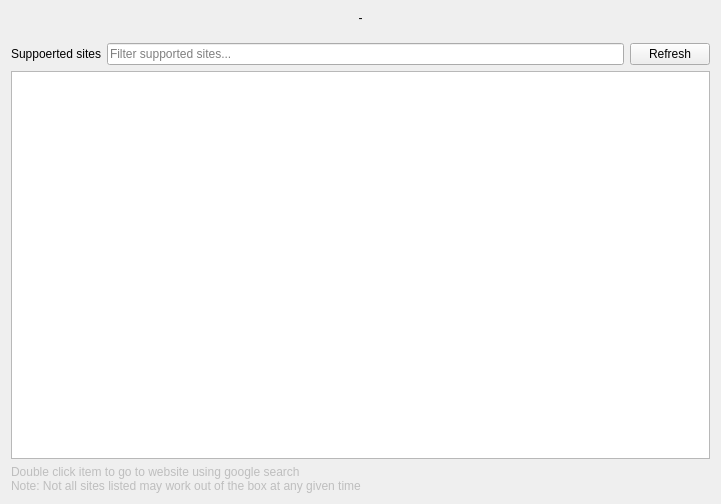
<?xml version="1.0" encoding="UTF-8"?>
<ui version="4.0">
 <class>About</class>
 <widget class="QWidget" name="About">
  <property name="geometry">
   <rect>
    <x>0</x>
    <y>0</y>
    <width>721</width>
    <height>504</height>
   </rect>
  </property>
  <property name="windowTitle">
   <string>Form</string>
  </property>
  <layout class="QVBoxLayout" name="verticalLayout">
   <item>
    <widget class="QLabel" name="aboutLabel">
     <property name="text">
      <string notr="true">-</string>
     </property>
     <property name="alignment">
      <set>Qt::AlignmentFlag::AlignCenter</set>
     </property>
     <property name="wordWrap">
      <bool>true</bool>
     </property>
    </widget>
   </item>
   <item>
    <widget class="QWidget" name="widget" native="true">
     <layout class="QVBoxLayout" name="verticalLayout_13">
      <property name="leftMargin">
       <number>0</number>
      </property>
      <property name="topMargin">
       <number>0</number>
      </property>
      <property name="rightMargin">
       <number>0</number>
      </property>
      <property name="bottomMargin">
       <number>0</number>
      </property>
      <item>
       <layout class="QHBoxLayout" name="horizontalLayout_7">
        <property name="topMargin">
         <number>12</number>
        </property>
        <item>
         <widget class="QLabel" name="supportedSitesLabel">
          <property name="text">
           <string>Suppoerted sites</string>
          </property>
         </widget>
        </item>
        <item>
         <widget class="QLineEdit" name="supportedSitesFilterEdit">
          <property name="placeholderText">
           <string>Filter supported sites...</string>
          </property>
          <property name="clearButtonEnabled">
           <bool>true</bool>
          </property>
         </widget>
        </item>
        <item>
         <widget class="QPushButton" name="refresh">
          <property name="toolTip">
           <string>Get fresh list of supported Sites</string>
          </property>
          <property name="text">
           <string>Refresh</string>
          </property>
          <property name="icon">
           <iconset resource="../icons.qrc">
            <normaloff>:/icons/button_blue_repeat.png</normaloff>:/icons/button_blue_repeat.png</iconset>
          </property>
          <property name="iconSize">
           <size>
            <width>22</width>
            <height>22</height>
           </size>
          </property>
         </widget>
        </item>
       </layout>
      </item>
      <item>
       <widget class="QListWidget" name="supportedSitesListWidget"/>
      </item>
      <item>
       <layout class="QHBoxLayout" name="horizontalLayout_17">
        <property name="topMargin">
         <number>0</number>
        </property>
        <item>
         <widget class="QLabel" name="label_3">
          <property name="enabled">
           <bool>false</bool>
          </property>
          <property name="text">
           <string>Double click item to go to website using google search
Note: Not all sites listed may work out of the box at any given time</string>
          </property>
         </widget>
        </item>
        <item>
         <widget class="QPushButton" name="orion">
          <property name="sizePolicy">
           <sizepolicy hsizetype="Maximum" vsizetype="Fixed">
            <horstretch>0</horstretch>
            <verstretch>0</verstretch>
           </sizepolicy>
          </property>
          <property name="toolTip">
           <string>Try Orion Torrent Client
for Linux</string>
          </property>
          <property name="styleSheet">
           <string notr="true"/>
          </property>
          <property name="text">
           <string/>
          </property>
          <property name="icon">
           <iconset resource="../icons.qrc">
            <normaloff>:/icons/app/orion-64-grayscale.png</normaloff>:/icons/app/orion-64-grayscale.png</iconset>
          </property>
          <property name="iconSize">
           <size>
            <width>32</width>
            <height>32</height>
           </size>
          </property>
          <property name="flat">
           <bool>true</bool>
          </property>
         </widget>
        </item>
       </layout>
      </item>
     </layout>
    </widget>
   </item>
  </layout>
 </widget>
 <resources>
  <include location="../icons.qrc"/>
 </resources>
 <connections/>
</ui>
